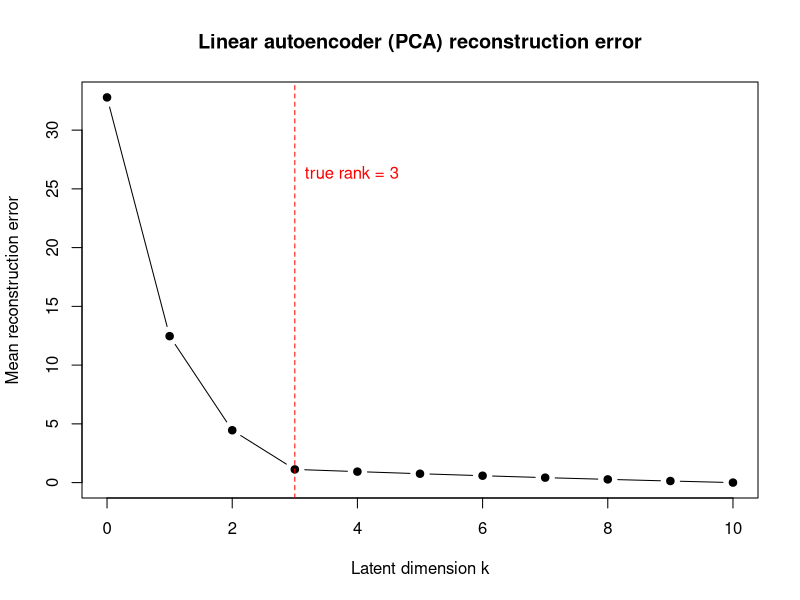

R code for this plot:
## ---- chunk 1
set.seed(1301)

n <- 500   # observations
p <- 10    # ambient dimension
r <- 3     # true latent rank

# Latent factors and random loadings give data that lives near a 3D subspace
Z <- matrix(rnorm(n * r), n, r)
B <- matrix(rnorm(r * p), r, p)
signal <- Z %*% B
noise <- matrix(rnorm(n * p, sd = 0.4), n, p)
X <- signal + noise

# Center the data, which the linear-autoencoder = PCA result assumes
X_c <- scale(X, center = TRUE, scale = FALSE)
dim(X_c)
## ---- chunk 2
# SVD of the centered data
sv <- svd(X_c)
V <- sv$v   # right singular vectors (principal directions)

# Mean squared reconstruction error per observation for a given code size k
recon_error <- function(k) {
    if (k == 0) {
        Xhat <- matrix(0, nrow(X_c), ncol(X_c))
    } else {
        Vk <- V[, 1:k, drop = FALSE]
        Xhat <- X_c %*% Vk %*% t(Vk)   # project then lift back
    }
    mean(rowSums((X_c - Xhat)^2))
}

ks <- 0:p
errors <- sapply(ks, recon_error)

err_table <- data.frame(
    latent_dim_k = ks,
    reconstruction_error = round(errors, 4)
)
err_table
## ---- chunk 3
# prcomp route should match the SVD route at, say, k = 3
pc <- prcomp(X, center = TRUE, scale. = FALSE)
k <- 3
scores_k <- pc$x[, 1:k, drop = FALSE]
Xhat_pc <- scores_k %*% t(pc$rotation[, 1:k, drop = FALSE])
err_prcomp <- mean(rowSums((X_c - Xhat_pc)^2))

# Closed form: discarded variance = sum of squared singular values beyond k,
# divided by n, summed over the dropped directions
d2 <- sv$d^2
err_closed <- sum(d2[(k + 1):p]) / nrow(X_c)

c(svd_route = recon_error(k),
  prcomp_route = err_prcomp,
  closed_form = err_closed)
## ---- chunk 4
plot(ks, errors, type = "b", pch = 19,
     xlab = "Latent dimension k",
     ylab = "Mean reconstruction error",
     main = "Linear autoencoder (PCA) reconstruction error")
abline(v = r, lty = 2, col = "red")
text(r, max(errors) * 0.8, labels = "true rank = 3",
     pos = 4, col = "red")
